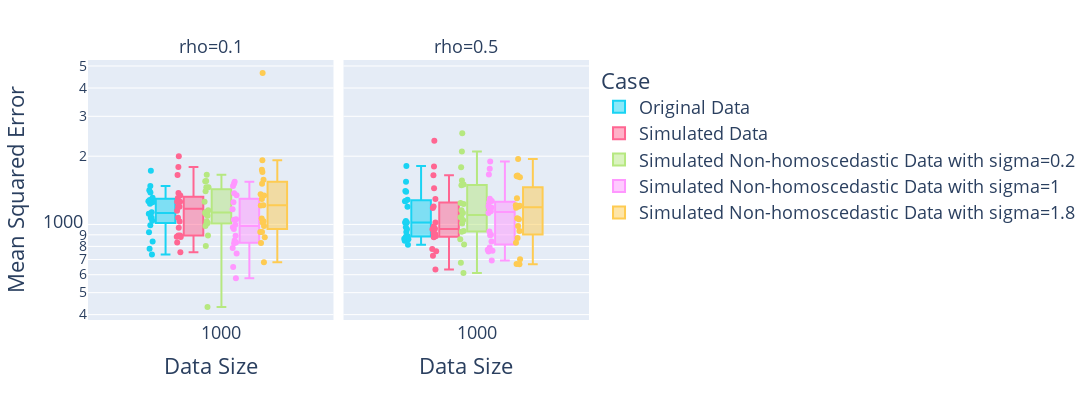

Source (notebook cell):
### Code cell
fig = px.box(df, x='data_size', y='mse', color='case', points="all",
                 log_y=True, 
                 facet_col='rho', facet_col_wrap=3,
                 color_discrete_map = color_discrete_map,
                 height = 400, width = 1200,
                 category_orders = {'case': keys, 'rho': [0.1, 0.5] },
                 labels={
                     "data_size": "Data Size",
                     "mse": "Mean Squared Error",
                     "case": "Case"
                 })
fig.update_layout(
    font=dict(
        size=18
    ),
    
)
# fig.update_layout(legend=dict(
#     yanchor="top",
#     y=-2,
#     xanchor="left",
#     x=1
# ))
fig.show()
fig.write_image(f"{img_dir}/mean squared error box.pdf")

### Figure 1 — Plotly figure (JSON) as saved in the notebook; plotly's stock layout.template omitted (floating-point values rounded to 4 significant figures)
{"data": [{"alignmentgroup": "True", "boxpoints": "all", "hovertemplate": "Case=Original Data<br>rho=0.1<br>Data Size=%{x}<br>Mean Squared Error=%{y}<extra></extra>", "legendgroup": "Original Data", "marker": {"color": "#19d3f3"}, "name": "Original Data", "notched": false, "offsetgroup": "Original Data", "orientation": "v", "showlegend": true, "type": "box", "x": [1000, 1000, 1000, 1000, 1000, 1000, 1000, 1000, 1000, 1000, 1000, 1000, 1000, 1000, 1000, 1000, 1000, 1000, 1000, 1000], "x0": " ", "xaxis": "x", "y": [781.3, 1132.0, 924.0, 1234.0, 1069.0, 1265.0, 1071.0, 1112.0, 1313.0, 1283.0, 1727.0, 840.6, 1039.0, 1252.0, 1384.0, 1115.0, 736.4, 1416.0, 991.8, 1476.0], "y0": " ", "yaxis": "y"}, {"alignmentgroup": "True", "boxpoints": "all", "hovertemplate": "Case=Original Data<br>rho=0.5<br>Data Size=%{x}<br>Mean Squared Error=%{y}<extra></extra>", "legendgroup": "Original Data", "marker": {"color": "#19d3f3"}, "name": "Original Data", "notched": false, "offsetgroup": "Original Data", "orientation": "v", "showlegend": false, "type": "box", "x": [1000, 1000, 1000, 1000, 1000, 1000, 1000, 1000, 1000, 1000, 1000, 1000, 1000, 1000, 1000, 1000, 1000, 1000, 1000, 1000], "x0": " ", "xaxis": "x2", "y": [1198.0, 1035.0, 859.4, 1270.0, 1265.0, 1020.0, 846.9, 1406.0, 1811.0, 1544.0, 1020.0, 881.9, 1394.0, 887.3, 951.9, 971.0, 813.8, 925.9, 865.6, 1287.0], "y0": " ", "yaxis": "y2"}, {"alignmentgroup": "True", "boxpoints": "all", "hovertemplate": "Case=Simulated Data<br>rho=0.1<br>Data Size=%{x}<br>Mean Squared Error=%{y}<extra></extra>", "legendgroup": "Simulated Data", "marker": {"color": "#FF6692"}, "name": "Simulated Data", "notched": false, "offsetgroup": "Simulated Data", "orientation": "v", "showlegend": true, "type": "box", "x": [1000, 1000, 1000, 1000, 1000, 1000, 1000, 1000, 1000, 1000, 1000, 1000, 1000, 1000, 1000, 1000, 1000, 1000, 1000, 1000], "x0": " ", "xaxis": "x", "y": [832.2, 1196.0, 1651.0, 1258.0, 893.8, 1031.0, 1259.0, 879.6, 1998.0, 1196.0, 1343.0, 1070.0, 1791.0, 754.5, 881.8, 1309.0, 1375.0, 1150.0, 966.9, 892.7], "y0": " ", "yaxis": "y"}, {"alignmentgroup": "True", "boxpoints": "all", "hovertemplate": "Case=Simulated Data<br>rho=0.5<br>Data Size=%{x}<br>Mean Squared Error=%{y}<extra></extra>", "legendgroup": "Simulated Data", "marker": {"color": "#FF6692"}, "name": "Simulated Data", "notched": false, "offsetgroup": "Simulated Data", "orientation": "v", "showlegend": false, "type": "box", "x": [1000, 1000, 1000, 1000, 1000, 1000, 1000, 1000, 1000, 1000, 1000, 1000, 1000, 1000, 1000, 1000, 1000, 1000, 1000, 1000], "x0": " ", "xaxis": "x2", "y": [952.6, 907.9, 1803.0, 908.4, 878.3, 1182.0, 633.4, 886.7, 779.6, 762.1, 1200.0, 1647.0, 2339.0, 1444.0, 726.6, 957.5, 911.1, 1296.0, 1021.0, 979.0], "y0": " ", "yaxis": "y2"}, {"alignmentgroup": "True", "boxpoints": "all", "hovertemplate": "Case=Simulated Non-homoscedastic Data with sigma=0.2<br>rho=0.1<br>Data Size=%{x}<br>Mean Squared Error=%{y}<extra></extra>", "legendgroup": "Simulated Non-homoscedastic Data with sigma=0.2", "marker": {"color": "#B6E880"}, "name": "Simulated Non-homoscedastic Data with sigma=0.2", "notched": false, "offsetgroup": "Simulated Non-homoscedastic Data with sigma=0.2", "orientation": "v", "showlegend": true, "type": "box", "x": [1000, 1000, 1000, 1000, 1000, 1000, 1000, 1000, 1000, 1000, 1000, 1000, 1000, 1000, 1000, 1000, 1000, 1000, 1000, 1000], "x0": " ", "xaxis": "x", "y": [1261.0, 1155.0, 1401.0, 1015.0, 1131.0, 1032.0, 1111.0, 983.5, 1460.0, 803.2, 1557.0, 1655.0, 1126.0, 893.0, 432.2, 1458.0, 1133.0, 1091.0, 1549.0, 1005.0], "y0": " ", "yaxis": "y"}, {"alignmentgroup": "True", "boxpoints": "all", "hovertemplate": "Case=Simulated Non-homoscedastic Data with sigma=0.2<br>rho=0.5<br>Data Size=%{x}<br>Mean Squared Error=%{y}<extra></extra>", "legendgroup": "Simulated Non-homoscedastic Data with sigma=0.2", "marker": {"color": "#B6E880"}, "name": "Simulated Non-homoscedastic Data with sigma=0.2", "notched": false, "offsetgroup": "Simulated Non-homoscedastic Data with sigma=0.2", "orientation": "v", "showlegend": false, "type": "box", "x": [1000, 1000, 1000, 1000, 1000, 1000, 1000, 1000, 1000, 1000, 1000, 1000, 1000, 1000, 1000, 1000, 1000, 1000, 1000, 1000], "x0": " ", "xaxis": "x2", "y": [927.4, 815.5, 1076.0, 1122.0, 2528.0, 1488.0, 1010.0, 1156.0, 1501.0, 936.0, 1232.0, 1244.0, 2099.0, 611.1, 1043.0, 1788.0, 860.4, 1074.0, 677.1, 1562.0], "y0": " ", "yaxis": "y2"}, {"alignmentgroup": "True", "boxpoints": "all", "hovertemplate": "Case=Simulated Non-homoscedastic Data with sigma=1<br>rho=0.1<br>Data Size=%{x}<br>Mean Squared Error=%{y}<extra></extra>", "legendgroup": "Simulated Non-homoscedastic Data with sigma=1", "marker": {"color": "#FF97FF"}, "name": "Simulated Non-homoscedastic Data with sigma=1", "notched": false, "offsetgroup": "Simulated Non-homoscedastic Data with sigma=1", "orientation": "v", "showlegend": true, "type": "box", "x": [1000, 1000, 1000, 1000, 1000, 1000, 1000, 1000, 1000, 1000, 1000, 1000, 1000, 1000, 1000, 1000, 1000, 1000, 1000, 1000], "x0": " ", "xaxis": "x", "y": [1168.0, 648.4, 1511.0, 833.3, 1055.0, 849.5, 972.1, 1252.0, 1480.0, 996.2, 1344.0, 1372.0, 1543.0, 578.9, 1048.0, 954.0, 826.4, 891.7, 744.5, 786.9], "y0": " ", "yaxis": "y"}, {"alignmentgroup": "True", "boxpoints": "all", "hovertemplate": "Case=Simulated Non-homoscedastic Data with sigma=1<br>rho=0.5<br>Data Size=%{x}<br>Mean Squared Error=%{y}<extra></extra>", "legendgroup": "Simulated Non-homoscedastic Data with sigma=1", "marker": {"color": "#FF97FF"}, "name": "Simulated Non-homoscedastic Data with sigma=1", "notched": false, "offsetgroup": "Simulated Non-homoscedastic Data with sigma=1", "orientation": "v", "showlegend": false, "type": "box", "x": [1000, 1000, 1000, 1000, 1000, 1000, 1000, 1000, 1000, 1000, 1000, 1000, 1000, 1000, 1000, 1000, 1000, 1000, 1000, 1000], "x0": " ", "xaxis": "x2", "y": [758.7, 790.1, 765.4, 1252.0, 1144.0, 1268.0, 900.7, 1661.0, 1896.0, 1207.0, 841.6, 693.1, 1187.0, 895.3, 772.9, 1762.0, 1180.0, 1298.0, 1124.0, 931.1], "y0": " ", "yaxis": "y2"}, {"alignmentgroup": "True", "boxpoints": "all", "hovertemplate": "Case=Simulated Non-homoscedastic Data with sigma=1.8<br>rho=0.1<br>Data Size=%{x}<br>Mean Squared Error=%{y}<extra></extra>", "legendgroup": "Simulated Non-homoscedastic Data with sigma=1.8", "marker": {"color": "#FECB52"}, "name": "Simulated Non-homoscedastic Data with sigma=1.8", "notched": false, "offsetgroup": "Simulated Non-homoscedastic Data with sigma=1.8", "orientation": "v", "showlegend": true, "type": "box", "x": [1000, 1000, 1000, 1000, 1000, 1000, 1000, 1000, 1000, 1000, 1000, 1000, 1000, 1000, 1000, 1000, 1000, 1000, 1000, 1000], "x0": " ", "xaxis": "x", "y": [1511.0, 878.6, 1573.0, 1211.0, 1020.0, 984.6, 1357.0, 1062.0, 1217.0, 4658.0, 1294.0, 1742.0, 1704.0, 680.9, 827.7, 1921.0, 925.0, 1341.0, 1034.0, 925.8], "y0": " ", "yaxis": "y"}, {"alignmentgroup": "True", "boxpoints": "all", "hovertemplate": "Case=Simulated Non-homoscedastic Data with sigma=1.8<br>rho=0.5<br>Data Size=%{x}<br>Mean Squared Error=%{y}<extra></extra>", "legendgroup": "Simulated Non-homoscedastic Data with sigma=1.8", "marker": {"color": "#FECB52"}, "name": "Simulated Non-homoscedastic Data with sigma=1.8", "notched": false, "offsetgroup": "Simulated Non-homoscedastic Data with sigma=1.8", "orientation": "v", "showlegend": false, "type": "box", "x": [1000, 1000, 1000, 1000, 1000, 1000, 1000, 1000, 1000, 1000, 1000, 1000, 1000, 1000, 1000, 1000, 1000, 1000, 1000, 1000], "x0": " ", "xaxis": "x2", "y": [830.5, 1199.0, 984.4, 1186.0, 1216.0, 668.8, 1303.0, 1066.0, 1942.0, 1634.0, 870.5, 1206.0, 1614.0, 667.6, 1053.0, 1625.0, 1644.0, 935.5, 701.6, 1210.0], "y0": " ", "yaxis": "y2"}], "layout": {"annotations": [{"font": {}, "showarrow": false, "text": "rho=0.1", "x": 0.245, "xanchor": "center", "xref": "paper", "y": 1, "yanchor": "bottom", "yref": "paper"}, {"font": {}, "showarrow": false, "text": "rho=0.5", "x": 0.755, "xanchor": "center", "xref": "paper", "y": 1, "yanchor": "bottom", "yref": "paper"}], "boxmode": "group", "font": {"size": 18}, "height": 400, "legend": {"title": {"text": "Case"}, "tracegroupgap": 0}, "margin": {"t": 60}, "width": 1200, "xaxis": {"anchor": "y", "domain": [0, 0.49], "title": {"text": "Data Size"}}, "xaxis2": {"anchor": "y2", "domain": [0.51, 1], "matches": "x", "title": {"text": "Data Size"}}, "yaxis": {"anchor": "x", "domain": [0, 1], "title": {"text": "Mean Squared Error"}, "type": "log"}, "yaxis2": {"anchor": "x2", "domain": [0, 1], "matches": "y", "showticklabels": false, "type": "log"}}}
